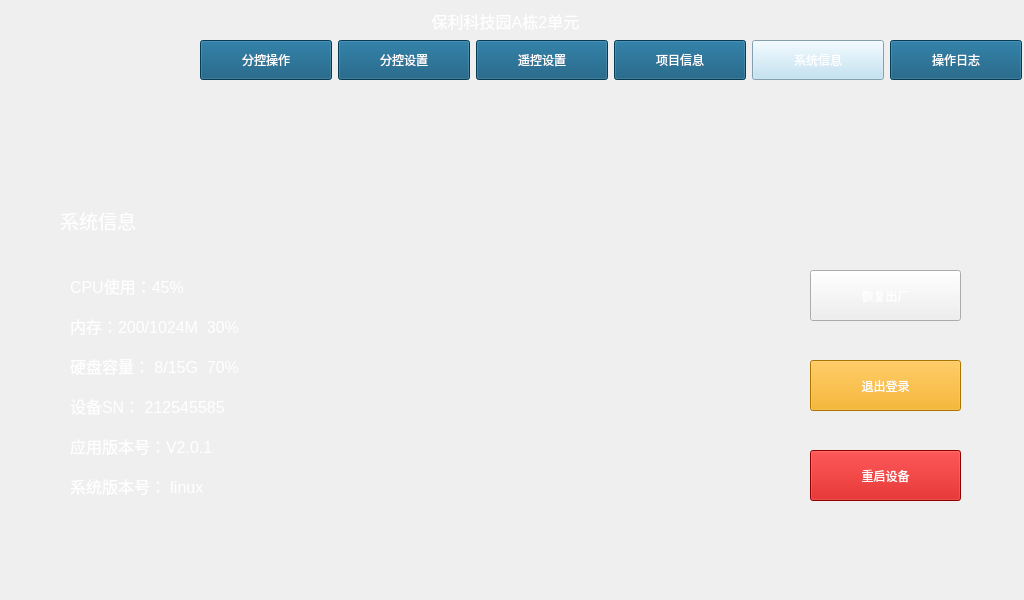
<?xml version="1.0" encoding="UTF-8"?>
<ui version="4.0">
 <class>Syetem_information</class>
 <widget class="QMainWindow" name="Syetem_information">
  <property name="geometry">
   <rect>
    <x>0</x>
    <y>0</y>
    <width>1024</width>
    <height>600</height>
   </rect>
  </property>
  <property name="windowTitle">
   <string>MainWindow</string>
  </property>
  <property name="styleSheet">
   <string notr="true"/>
  </property>
  <widget class="QWidget" name="centralwidget">
   <widget class="QLabel" name="label">
    <property name="geometry">
     <rect>
      <x>60</x>
      <y>200</y>
      <width>121</width>
      <height>41</height>
     </rect>
    </property>
    <property name="font">
     <font>
      <family>Arial</family>
      <pointsize>14</pointsize>
      <weight>50</weight>
      <bold>false</bold>
     </font>
    </property>
    <property name="styleSheet">
     <string notr="true">color: rgb(255, 255, 255);</string>
    </property>
    <property name="text">
     <string>系统信息</string>
    </property>
   </widget>
   <widget class="QLabel" name="label_CPU">
    <property name="geometry">
     <rect>
      <x>70</x>
      <y>270</y>
      <width>241</width>
      <height>31</height>
     </rect>
    </property>
    <property name="font">
     <font>
      <family>Arial</family>
      <pointsize>12</pointsize>
     </font>
    </property>
    <property name="styleSheet">
     <string notr="true">color: rgb(255, 255, 255);
</string>
    </property>
    <property name="text">
     <string>CPU使用：45%</string>
    </property>
   </widget>
   <widget class="QLabel" name="label_RAM">
    <property name="geometry">
     <rect>
      <x>70</x>
      <y>310</y>
      <width>241</width>
      <height>31</height>
     </rect>
    </property>
    <property name="font">
     <font>
      <family>Arial</family>
      <pointsize>12</pointsize>
     </font>
    </property>
    <property name="styleSheet">
     <string notr="true">color: rgb(255, 255, 255);</string>
    </property>
    <property name="text">
     <string>内存：200/1024M  30%</string>
    </property>
   </widget>
   <widget class="QLabel" name="label_Flash">
    <property name="geometry">
     <rect>
      <x>70</x>
      <y>350</y>
      <width>241</width>
      <height>31</height>
     </rect>
    </property>
    <property name="font">
     <font>
      <family>Arial</family>
      <pointsize>12</pointsize>
     </font>
    </property>
    <property name="styleSheet">
     <string notr="true">color: rgb(255, 255, 255);</string>
    </property>
    <property name="text">
     <string>硬盘容量： 8/15G  70%</string>
    </property>
   </widget>
   <widget class="QLabel" name="label_SN">
    <property name="geometry">
     <rect>
      <x>70</x>
      <y>390</y>
      <width>241</width>
      <height>31</height>
     </rect>
    </property>
    <property name="font">
     <font>
      <family>Arial</family>
      <pointsize>12</pointsize>
     </font>
    </property>
    <property name="styleSheet">
     <string notr="true">color: rgb(255, 255, 255);</string>
    </property>
    <property name="text">
     <string>设备SN： 212545585</string>
    </property>
   </widget>
   <widget class="QLabel" name="label_Version">
    <property name="geometry">
     <rect>
      <x>70</x>
      <y>430</y>
      <width>221</width>
      <height>31</height>
     </rect>
    </property>
    <property name="font">
     <font>
      <family>Arial</family>
      <pointsize>12</pointsize>
     </font>
    </property>
    <property name="styleSheet">
     <string notr="true">color: rgb(255, 255, 255);</string>
    </property>
    <property name="text">
     <string>应用版本号：V2.0.1</string>
    </property>
   </widget>
   <widget class="QLabel" name="label_system">
    <property name="geometry">
     <rect>
      <x>70</x>
      <y>470</y>
      <width>241</width>
      <height>31</height>
     </rect>
    </property>
    <property name="font">
     <font>
      <family>Arial</family>
      <pointsize>12</pointsize>
     </font>
    </property>
    <property name="styleSheet">
     <string notr="true">color: rgb(255, 255, 255);</string>
    </property>
    <property name="text">
     <string>系统版本号： linux</string>
    </property>
   </widget>
   <widget class="QPushButton" name="pushButton_restore">
    <property name="geometry">
     <rect>
      <x>810</x>
      <y>270</y>
      <width>151</width>
      <height>51</height>
     </rect>
    </property>
    <property name="focusPolicy">
     <enum>Qt::NoFocus</enum>
    </property>
    <property name="styleSheet">
     <string notr="true">color: rgb(255, 255, 255);</string>
    </property>
    <property name="text">
     <string>恢复出厂</string>
    </property>
   </widget>
   <widget class="QPushButton" name="pushButton_exit">
    <property name="geometry">
     <rect>
      <x>810</x>
      <y>360</y>
      <width>151</width>
      <height>51</height>
     </rect>
    </property>
    <property name="focusPolicy">
     <enum>Qt::NoFocus</enum>
    </property>
    <property name="styleSheet">
     <string notr="true">color: rgb(255, 255, 255);
background-color: rgb(244, 163, 0);</string>
    </property>
    <property name="text">
     <string>退出登录</string>
    </property>
   </widget>
   <widget class="QPushButton" name="pushButton_restart">
    <property name="geometry">
     <rect>
      <x>810</x>
      <y>450</y>
      <width>151</width>
      <height>51</height>
     </rect>
    </property>
    <property name="focusPolicy">
     <enum>Qt::NoFocus</enum>
    </property>
    <property name="styleSheet">
     <string notr="true">color: rgb(255, 255, 255);
background-color: rgb(199, 0, 0);</string>
    </property>
    <property name="text">
     <string>重启设备</string>
    </property>
   </widget>
   <widget class="QPushButton" name="pushButton_system">
    <property name="geometry">
     <rect>
      <x>752</x>
      <y>40</y>
      <width>132</width>
      <height>40</height>
     </rect>
    </property>
    <property name="font">
     <font>
      <family>Arial</family>
      <pointsize>9</pointsize>
     </font>
    </property>
    <property name="focusPolicy">
     <enum>Qt::NoFocus</enum>
    </property>
    <property name="styleSheet">
     <string notr="true">color: rgb(255, 255, 255);
background-image: url(:/back/Image/button/855.png);
background-color: rgb(183, 222, 242);</string>
    </property>
    <property name="text">
     <string>系统信息</string>
    </property>
   </widget>
   <widget class="QPushButton" name="pushButton_oneConfig">
    <property name="geometry">
     <rect>
      <x>338</x>
      <y>40</y>
      <width>132</width>
      <height>40</height>
     </rect>
    </property>
    <property name="font">
     <font>
      <family>Arial</family>
      <pointsize>9</pointsize>
     </font>
    </property>
    <property name="focusPolicy">
     <enum>Qt::NoFocus</enum>
    </property>
    <property name="styleSheet">
     <string notr="true">color: rgb(255, 255, 255);
background-image: url(:/back/Image/button/838.png);
background-color: rgb(9, 82, 120);</string>
    </property>
    <property name="text">
     <string>分控设置</string>
    </property>
   </widget>
   <widget class="QLabel" name="label_name">
    <property name="geometry">
     <rect>
      <x>320</x>
      <y>10</y>
      <width>371</width>
      <height>21</height>
     </rect>
    </property>
    <property name="font">
     <font>
      <family>Arial</family>
      <pointsize>12</pointsize>
      <weight>50</weight>
      <bold>false</bold>
     </font>
    </property>
    <property name="styleSheet">
     <string notr="true">color: rgb(255, 255, 255);
</string>
    </property>
    <property name="text">
     <string>保利科技园A栋2单元</string>
    </property>
    <property name="alignment">
     <set>Qt::AlignCenter</set>
    </property>
   </widget>
   <widget class="QPushButton" name="pushButton_remote">
    <property name="geometry">
     <rect>
      <x>476</x>
      <y>40</y>
      <width>132</width>
      <height>40</height>
     </rect>
    </property>
    <property name="font">
     <font>
      <family>Arial</family>
      <pointsize>9</pointsize>
      <weight>50</weight>
      <bold>false</bold>
     </font>
    </property>
    <property name="focusPolicy">
     <enum>Qt::NoFocus</enum>
    </property>
    <property name="styleSheet">
     <string notr="true">color: rgb(255, 255, 255);
background-image: url(:/back/Image/button/852.png);
background-color: rgb(9, 82, 120);</string>
    </property>
    <property name="text">
     <string>遥控设置</string>
    </property>
   </widget>
   <widget class="QPushButton" name="pushButton_project">
    <property name="geometry">
     <rect>
      <x>614</x>
      <y>40</y>
      <width>132</width>
      <height>40</height>
     </rect>
    </property>
    <property name="font">
     <font>
      <family>Arial</family>
      <pointsize>9</pointsize>
     </font>
    </property>
    <property name="focusPolicy">
     <enum>Qt::NoFocus</enum>
    </property>
    <property name="styleSheet">
     <string notr="true">color: rgb(255, 255, 255);
background-image: url(:/back/Image/button/841.png);
background-color: rgb(9, 82, 120);</string>
    </property>
    <property name="text">
     <string>项目信息</string>
    </property>
   </widget>
   <widget class="QPushButton" name="pushButton_dairy">
    <property name="geometry">
     <rect>
      <x>890</x>
      <y>40</y>
      <width>132</width>
      <height>40</height>
     </rect>
    </property>
    <property name="font">
     <font>
      <family>Arial</family>
      <pointsize>9</pointsize>
     </font>
    </property>
    <property name="focusPolicy">
     <enum>Qt::NoFocus</enum>
    </property>
    <property name="styleSheet">
     <string notr="true">color: rgb(255, 255, 255);
background-image: url(:/back/Image/button/840.png);
background-color: rgb(9, 82, 120);</string>
    </property>
    <property name="text">
     <string>操作日志</string>
    </property>
   </widget>
   <widget class="QLabel" name="label_WiFi">
    <property name="geometry">
     <rect>
      <x>1000</x>
      <y>0</y>
      <width>21</width>
      <height>21</height>
     </rect>
    </property>
    <property name="styleSheet">
     <string notr="true">background-image: url(:/back/Image/button/four.png);</string>
    </property>
    <property name="text">
     <string/>
    </property>
   </widget>
   <widget class="QPushButton" name="pushButton_control">
    <property name="geometry">
     <rect>
      <x>200</x>
      <y>40</y>
      <width>132</width>
      <height>40</height>
     </rect>
    </property>
    <property name="font">
     <font>
      <family>Arial</family>
      <pointsize>9</pointsize>
     </font>
    </property>
    <property name="focusPolicy">
     <enum>Qt::NoFocus</enum>
    </property>
    <property name="styleSheet">
     <string notr="true">color: rgb(255, 255, 255);
background-image: url(:/back/Image/button/837.png);
background-color: rgb(9, 82, 120);</string>
    </property>
    <property name="text">
     <string>分控操作</string>
    </property>
   </widget>
   <widget class="QLabel" name="label_time">
    <property name="geometry">
     <rect>
      <x>760</x>
      <y>10</y>
      <width>211</width>
      <height>21</height>
     </rect>
    </property>
    <property name="font">
     <font>
      <family>Arial</family>
      <pointsize>11</pointsize>
     </font>
    </property>
    <property name="styleSheet">
     <string notr="true">color: rgb(255, 255, 255);</string>
    </property>
    <property name="text">
     <string/>
    </property>
   </widget>
  </widget>
 </widget>
 <resources/>
 <connections/>
</ui>
